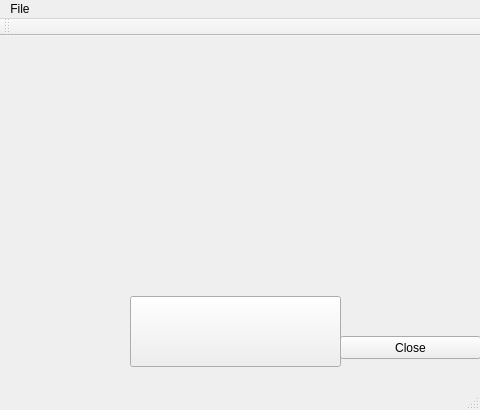
<?xml version="1.0" encoding="UTF-8"?>
<ui version="4.0">
 <class>MainWindow</class>
 <widget class="QMainWindow" name="MainWindow">
  <property name="geometry">
   <rect>
    <x>0</x>
    <y>0</y>
    <width>480</width>
    <height>410</height>
   </rect>
  </property>
  <property name="windowTitle">
   <string>6nimmt C++</string>
  </property>
  <property name="autoFillBackground">
   <bool>true</bool>
  </property>
  <property name="styleSheet">
   <string notr="true"/>
  </property>
  <widget class="QWidget" name="centralWidget">
   <widget class="QWidget" name="layoutWidget">
    <property name="geometry">
     <rect>
      <x>90</x>
      <y>350</y>
      <width>291</width>
      <height>25</height>
     </rect>
    </property>
    <layout class="QHBoxLayout" name="horizontalLayout"/>
   </widget>
   <widget class="QPushButton" name="closeButton">
    <property name="geometry">
     <rect>
      <x>340</x>
      <y>300</y>
      <width>141</width>
      <height>23</height>
     </rect>
    </property>
    <property name="text">
     <string>Close</string>
    </property>
   </widget>
   <widget class="QPushButton" name="playButton">
    <property name="geometry">
     <rect>
      <x>130</x>
      <y>260</y>
      <width>211</width>
      <height>71</height>
     </rect>
    </property>
    <property name="styleSheet">
     <string notr="true">background-image: url(:/images/images/startbutton.png);</string>
    </property>
    <property name="text">
     <string/>
    </property>
   </widget>
   <widget class="QLabel" name="pictureLabel">
    <property name="geometry">
     <rect>
      <x>0</x>
      <y>0</y>
      <width>461</width>
      <height>351</height>
     </rect>
    </property>
    <property name="maximumSize">
     <size>
      <width>471</width>
      <height>411</height>
     </size>
    </property>
    <property name="text">
     <string/>
    </property>
   </widget>
  </widget>
  <widget class="QMenuBar" name="menuBar">
   <property name="geometry">
    <rect>
     <x>0</x>
     <y>0</y>
     <width>480</width>
     <height>21</height>
    </rect>
   </property>
   <widget class="QMenu" name="menuFile">
    <property name="title">
     <string>File</string>
    </property>
    <addaction name="actionQuit"/>
   </widget>
   <addaction name="menuFile"/>
  </widget>
  <widget class="QToolBar" name="mainToolBar">
   <attribute name="toolBarArea">
    <enum>TopToolBarArea</enum>
   </attribute>
   <attribute name="toolBarBreak">
    <bool>false</bool>
   </attribute>
  </widget>
  <widget class="QStatusBar" name="statusBar"/>
  <action name="actionQuit">
   <property name="text">
    <string>Quit</string>
   </property>
  </action>
 </widget>
 <layoutdefault spacing="6" margin="11"/>
 <resources/>
 <connections/>
</ui>
